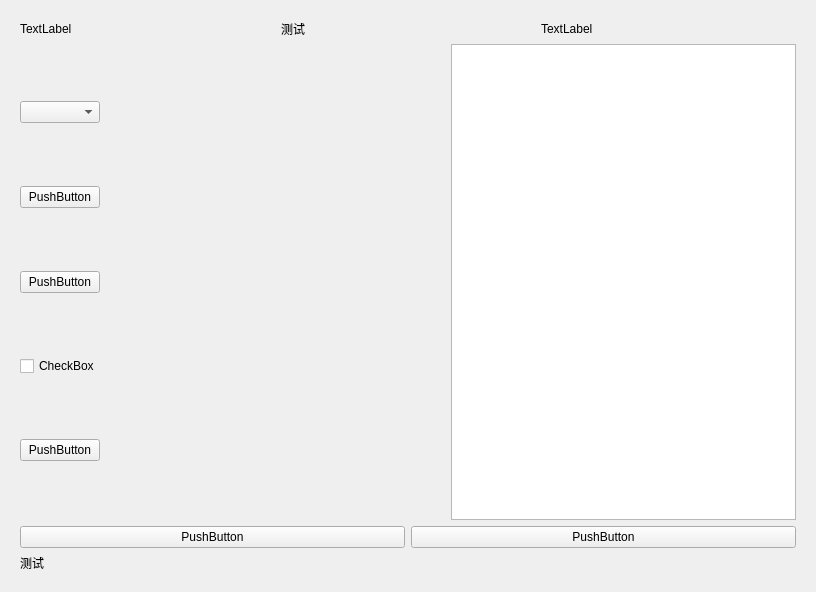
<?xml version="1.0" encoding="UTF-8"?>
<ui version="4.0">
 <class>Form</class>
 <widget class="QWidget" name="Form">
  <property name="geometry">
   <rect>
    <x>0</x>
    <y>0</y>
    <width>816</width>
    <height>592</height>
   </rect>
  </property>
  <property name="windowTitle">
   <string>Form</string>
  </property>
  <layout class="QVBoxLayout" name="verticalLayout_5">
   <item>
    <widget class="QWidget" name="widget" native="true">
     <layout class="QVBoxLayout" name="verticalLayout_4">
      <item>
       <layout class="QVBoxLayout" name="verticalLayout_3">
        <item>
         <layout class="QHBoxLayout" name="horizontalLayout">
          <item>
           <widget class="QLabel" name="label">
            <property name="text">
             <string>TextLabel</string>
            </property>
           </widget>
          </item>
          <item>
           <widget class="QLabel" name="label_3">
            <property name="text">
             <string>测试</string>
            </property>
           </widget>
          </item>
          <item>
           <widget class="QLabel" name="label_2">
            <property name="text">
             <string>TextLabel</string>
            </property>
           </widget>
          </item>
         </layout>
        </item>
        <item>
         <layout class="QHBoxLayout" name="horizontalLayout_2">
          <item>
           <layout class="QVBoxLayout" name="verticalLayout">
            <item>
             <widget class="QComboBox" name="comboBox"/>
            </item>
            <item>
             <widget class="QPushButton" name="pushButton">
              <property name="text">
               <string>PushButton</string>
              </property>
             </widget>
            </item>
            <item>
             <widget class="QPushButton" name="pushButton_3">
              <property name="text">
               <string>PushButton</string>
              </property>
             </widget>
            </item>
            <item>
             <widget class="QCheckBox" name="checkBox">
              <property name="text">
               <string>CheckBox</string>
              </property>
             </widget>
            </item>
            <item>
             <widget class="QPushButton" name="pushButton_2">
              <property name="text">
               <string>PushButton</string>
              </property>
             </widget>
            </item>
           </layout>
          </item>
          <item>
           <layout class="QVBoxLayout" name="verticalLayout_2"/>
          </item>
          <item>
           <spacer name="horizontalSpacer">
            <property name="orientation">
             <enum>Qt::Horizontal</enum>
            </property>
            <property name="sizeHint" stdset="0">
             <size>
              <width>50</width>
              <height>20</height>
             </size>
            </property>
           </spacer>
          </item>
          <item>
           <widget class="QTextBrowser" name="textBrowser"/>
          </item>
         </layout>
        </item>
        <item>
         <layout class="QHBoxLayout" name="horizontalLayout_3">
          <item>
           <widget class="QPushButton" name="pushButton_4">
            <property name="text">
             <string>PushButton</string>
            </property>
           </widget>
          </item>
          <item>
           <widget class="QPushButton" name="pushButton_5">
            <property name="text">
             <string>PushButton</string>
            </property>
           </widget>
          </item>
         </layout>
        </item>
       </layout>
      </item>
      <item>
       <widget class="QLabel" name="label_4">
        <property name="text">
         <string>测试</string>
        </property>
       </widget>
      </item>
     </layout>
    </widget>
   </item>
  </layout>
 </widget>
 <resources/>
 <connections/>
</ui>
